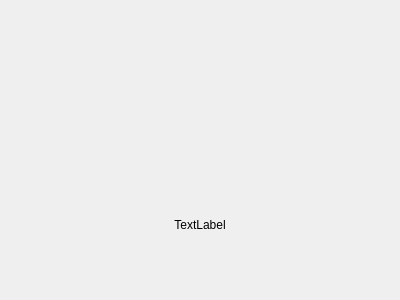
<?xml version="1.0" encoding="UTF-8"?>
<ui version="4.0">
 <class>ToolButtonBox</class>
 <widget class="QWidget" name="ToolButtonBox">
  <property name="geometry">
   <rect>
    <x>0</x>
    <y>0</y>
    <width>400</width>
    <height>300</height>
   </rect>
  </property>
  <property name="cursor">
   <cursorShape>PointingHandCursor</cursorShape>
  </property>
  <property name="windowTitle">
   <string>Form</string>
  </property>
  <layout class="QVBoxLayout" name="verticalLayout">
   <property name="spacing">
    <number>0</number>
   </property>
   <property name="leftMargin">
    <number>0</number>
   </property>
   <property name="topMargin">
    <number>0</number>
   </property>
   <property name="rightMargin">
    <number>0</number>
   </property>
   <property name="bottomMargin">
    <number>0</number>
   </property>
   <item>
    <widget class="QWidget" name="widget" native="true"/>
   </item>
   <item>
    <widget class="QLabel" name="toolButtonBoxName">
     <property name="styleSheet">
      <string notr="true"/>
     </property>
     <property name="text">
      <string>TextLabel</string>
     </property>
     <property name="alignment">
      <set>Qt::AlignCenter</set>
     </property>
    </widget>
   </item>
  </layout>
 </widget>
 <resources/>
 <connections/>
</ui>
